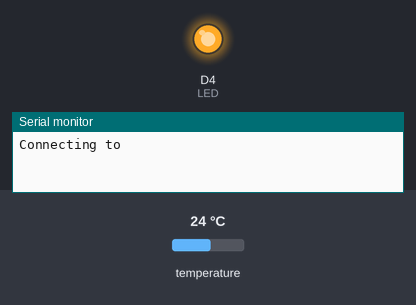
This sketch was run on a simulated ESP8266 (NodeMCU). Shown: output pins drawn as LEDs (lit = HIGH), the last lines printed to the serial monitor. The test bench sets the inputs (shaded band); at power-on: temperature 24 °C. WiFi joins after 1.5 s; servers stay silent unless stated; uploads are accepted with an empty reply.

Above: at 0.1 s.
At 10.1 s:
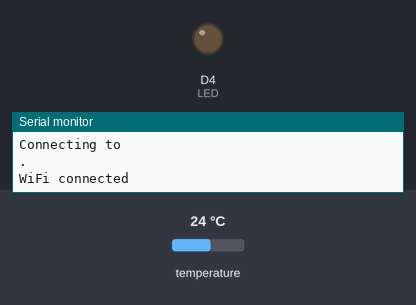
Timing chart, 0 to 12.5 s (numbered marks = the images above):
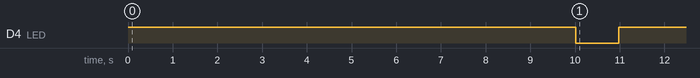

The sketch:

ds18b20.ino
```cpp
#include <OneWire.h>
#include <DallasTemperature.h>
#include <ESP8266WiFi.h>
#include <ESP8266HTTPClient.h>

const int oneWireBus = 4;

WiFiClient client;
OneWire oneWire(oneWireBus);

DallasTemperature sensors(&oneWire);

const char *AREA = "outside";
const char *SSID = "";
const char *PASSWORD = "";
const char *URL_WS = "";

#define LED D4
void setup()
{
  //LED set as output
  pinMode(LED, OUTPUT);

  //TURN OFF LED
  digitalWrite(LED, HIGH);

  Serial.begin(9600);
  Serial.println();
  Serial.print("Connecting to ");
  Serial.println(SSID);

  WiFi.begin(SSID, PASSWORD);
  WiFi.mode(WIFI_STA);

  while (WiFi.status() != WL_CONNECTED)
  {
    delay(10000);
    Serial.print(".");
  }
  Serial.println("");
  Serial.println("WiFi connected");

  sensors.begin();
}

void loop()
{

  //TURN ON LED
  digitalWrite(LED, LOW);

  sensors.requestTemperatures();
  float temperatureC = sensors.getTempCByIndex(0);
  Serial.print(temperatureC);
  Serial.println("ºC");

  postData(String(temperatureC));
  //TURN OFF LED
  digitalWrite(LED, HIGH);

  delay(300000); //1000*60*5=300000 (5 min)
}

void postData(String temperature)
{
  HTTPClient http;
  http.begin(client, String(URL_WS));
  http.addHeader("Content-Type", "application/json");

  int httpCode1 = http.POST("[{\"Unitname\":\"ds18b20\",\"Description\":\"" + String(AREA) + "\",\"Value\":\"" + temperature + "\"}]");
  String payload1 = http.getString();

  Serial.println(httpCode1);
  Serial.println(payload1);

  http.end();
}
```

Measured:
- by itself, D4 (LED): HIGH → LOW at 10.0 s, → HIGH 0.96 s later
